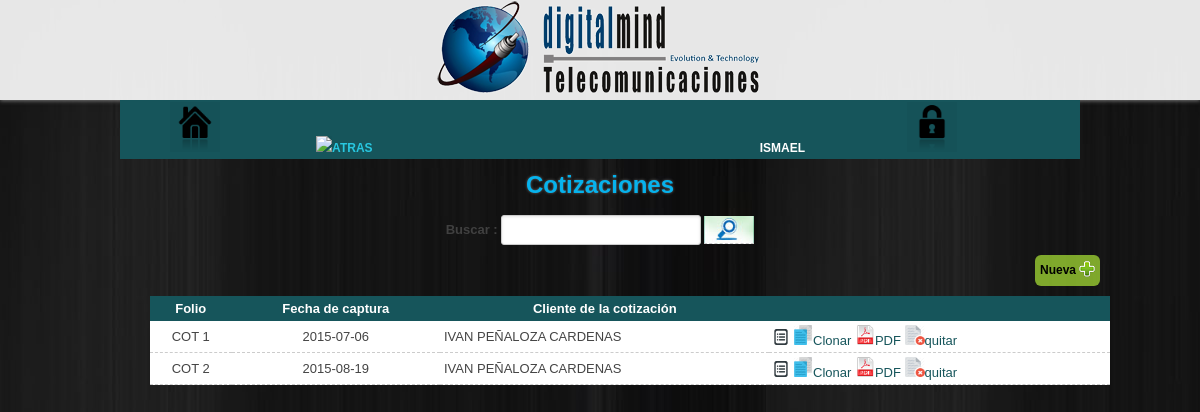
Screenshot of /transacciones/registrocotizaciones.php (signed in) with the database file from the repository.
### tables this page shows
CREATE TABLE IF NOT EXISTS `cotizacion` (
  `id_cotizacion` int(10) NOT NULL,
  `folio` int(11) DEFAULT NULL,
  `fecha` varchar(30) DEFAULT NULL,
  `id_cliente` int(10) DEFAULT NULL,
  `id_moneda` int(10) NOT NULL,
  `subtotal` double DEFAULT NULL,
  `iva` int(11) DEFAULT NULL,
  `total` double DEFAULT NULL,
  `estado` tinyint(4) NOT NULL,
  `guardada` int(10) NOT NULL
);

CREATE TABLE IF NOT EXISTS `clientes` (
  `id_cliente` int(10) NOT NULL,
  `nombre_cliente` varchar(70) NOT NULL,
  `razonSocial` varchar(70) NOT NULL,
  `fecha_alta` varchar(10) NOT NULL,
  `id_datfiscal` varchar(50) NOT NULL,
  `id_direccion` varchar(50) NOT NULL,
  `telefono` varchar(10) NOT NULL,
  `id_contacto` varchar(50) DEFAULT NULL,
  `id_bancarios` varchar(30) NOT NULL,
  `id_categoria_cliente` int(10) NOT NULL,
  `direccion_web` varchar(100) NOT NULL
);

### transacciones/registrocotizaciones.php (the view, shortened to what this page needs)
<!DOCTYPE html>
<html lang="es">
<head>
    <link rel="stylesheet" href="../css/menu.css" />
    <link rel="stylesheet" href="../css/formularios.css" />
    <link rel="stylesheet" href="../css/tabla.css" />
</head>
<body>
    <header>
        <img src="../images/logoDigitalMind.png" alt="Página Principal" title="Página Principal" />
    </header>
        <nav>
        <ul>
            <li><a href="../Home" alt="Inicio" title="Inicio"><img src="../images/home.png"/></a></li>
            <a href="./"><li><img src="../images/volver.png" /><b>Atras</b></li></a><li></li><li></li><li><spam style="color:#fff;"><?php echo $_SESSION["usuario"]; ?></spam></li>
            <li><a href="../salir.php" alt="Cerrar Sesion" title="Cerrar Sesion"><img src="../images/lock.png"/></a></li>
        </ul>
    </nav>
    <h1 style="text-align:center; color:rgba(0,191,255,.9);">Cotizaciones</h1>
<center>
        <form action="buscar.php">
        <label>Buscar :</label>
        <input name="buscar" type="text" list="lista"  title="Ingresa descripcion para buscar">
        <button class="buscar">.</button>
        </form>
    <section>
<a href="Cotizacion/agregarcotizacion.php"><b class="nuevos">Nueva</b></a>
<div class="scrollbar" id="barra">
<center>
<table border="0" cellspacing="0" cellpadding="2" class="datos">
<tr>
<th>Folio </th>
<th>Fecha de captura</th>
<th>Cliente de la cotización</th>
<th></th>
</tr>
<?php
$query="SELECT nombre_cliente, C.fecha, C.id_cotizacion,C.id_cliente FROM cotizacion C
        inner join clientes on clientes.id_cliente=C.id_cliente
        where estado='1' ORDER BY C.id_cotizacion ASC";
$result=mysql_query($query);
while($fila=mysql_fetch_array($result))
{
?>
<tr>
    <td align="center">
    COT <?php echo $fila[2] ?>
    </td>
    <td align="center">
    <?php echo $fila[1] ?>
    </td>
    <td><?php echo $fila[0] ?></td>
    <td>
    <a href="Cotizacion/vistacot.php?id_cotizacion=<?php echo $fila[2]; ?>">
    <img src="../images/detalle.png"/></a>
    <a href="Cotizacion/clonar.php?id_cot=<?php echo $fila[2]; ?>&id_clie=<?php echo $fila[3]; ?>" style="text-decoration:none;">
    <img src="../images/copy2.png" width="20" height="20" >Clonar</a>
    <a href="Cotizacion/pdfcot.php?id_cotizacion=<?php echo $fila[2]; ?>" style="text-decoration:none;">
    <img src="../images/filpdf.png" width="20" height="20" >PDF</a>
    <a style="text-decoration:none;" href="desactivar.php?id_cot=<?php echo $fila[2]; ?>">
    <img src="../images/inactivo.png" width="20" height="20">quitar</a>
    </td>
</tr>
<?php
}
 ?>
</table>
</center>
 </div>

### css/menu.css (style rules this page uses)
* { margin: 0;padding: 0; }
a { color: #28C7E0;text-decoration:none; }
body { background: url(../images/bg.jpg) fixed; color:#444; font-family:Verdana,Helvetica,Sans-serif;font-size:12px; }
a { text-decoration: none; }
nav,header { z-index: none; }
header { background: rgba(255,255,255,.9); -webkit-box-shadow: 0 1px 4px #777; -moz-box-shadow: 0 1px 4px #777; box-shadow: 0 1px 4px #777; height: 100px; text-align: center; width: 100%; }
nav { background: #16555B; margin: 0 auto; text-transform: uppercase; width: 960px; }
nav ul { display: inline; list-style: none; margin: 0; text-align: center; z-index: 1 !important; }
nav ul li { cursor: pointer; display: inline-block; font: bold 12px/18px sans-serif; margin-right: -4px; padding: 2px 0; position: relative; width: 150px; -webkit-transition: all 0.2s; -moz-transition: all 0.2s; -ms-transition: all 0.2s; -o-transition: all 0.2s; transition: all 0.2s; }
nav img { width: 50px; background-color: rgba(0,0,0,.03); }
.buscar { border-bottom: 1px dashed #CCC;text-align: left;width: 100%; }
.buscar { color: #FFFFFF; font-weight: bold; }
.scrollbar { margin-left: 30px; height: 550px; width: 1200px; overflow-y: scroll; margin-bottom: 25px; }
h1 { color: #28C7E0;-webkit-text-shadow: 0 0 3px #666;-moz-text-shadow: 0 0 3px #666;text-shadow: 0 0 3px #666;padding: .5em 0; }
section { text-align: center; }
.nuevos { color: #000; padding: 6px 5px; margin-right: 100px; margin-top: 10px; margin-bottom: 10px; float: right; background: rgba(154,205,50,.8); border-radius: 6px; cursor: pointer; }
.nuevos:after { padding-left: 3px; content: url(../images/add.png); vertical-align: middle; }

### css/formularios.css (style rules this page uses)
.buscar { width: 50px; height: 28px; background-image:url(../images/buscar.jpg); background-size: 100%; background-position: center; background-repeat: no-repeat; }
label,input,select,textarea { font-family: Helvetica, Arial, sans-serif; font-size: 13px; font-weight: normal; line-height: normal; }
label { font-weight: bold; }
input { -webkit-transition: border linear 0.2s, box-shadow linear 0.2s; -moz-transition: border linear 0.2s, box-shadow linear 0.2s; -ms-transition: border linear 0.2s, box-shadow linear 0.2s; -o-transition: border linear 0.2s, box-shadow linear 0.2s; transition: border linear 0.2s, box-shadow linear 0.2s; -webkit-box-shadow: inset 0 1px 3px rgba(0, 0, 0, 0.1); -moz-box-shadow: inset 0 1px 3px rgba(0, 0, 0, 0.1); box-shadow: inset 0 1px 3px rgba(0, 0, 0, 0.1); width: 150px; height: 20px; border-radius: 4px; }
input, select, textarea { font-family: Helvetica, Arial, sans-serif; font-size: 13px; font-weight: normal; line-height: normal; }
label { font-weight: bold; padding-top: 6px; margin-top: 1em; font-size: 13px; line-height: 18px; width: 120px; color: #404040; }
input, textarea, select, .uneditable-input { border: 1px solid #ccc; -webkit-border-radius: 3px; -moz-border-radius: 3px; border-radius: 3px; color: #757575; display: inline-block; line-height: 18px; margin: .3em 0 0 0; padding: 4px; width: 190px; }

### css/tabla.css (style rules this page uses)
table { border-collapse: separate;font-size: 13px; margin: 0 0 30px 0; }
.datos { background: #FFF;border-collapse: collapse;text-align: left;width: 960px; }
.datos img { text-align: center; }
.datos th { text-align:center; background: #16555B;color: #FFF; font-weight: bold; padding: .4em; }
.datos td { border-bottom: 1px #CCC dashed; padding: .3em; }
.datos a { color:#16555B; }
button { background-color: transparent; border: none; cursor: pointer; }

### rows the page displays
cotizacion: id_cotizacion "1", fecha "2015-07-06", id_cliente.nombre_cliente "IVAN PEÑALOZA CARDENAS"
cotizacion: id_cotizacion "2", fecha "2015-08-19", id_cliente.nombre_cliente "IVAN PEÑALOZA CARDENAS"

### other values shown
$_SESSION["usuario"] "ISMAEL"
